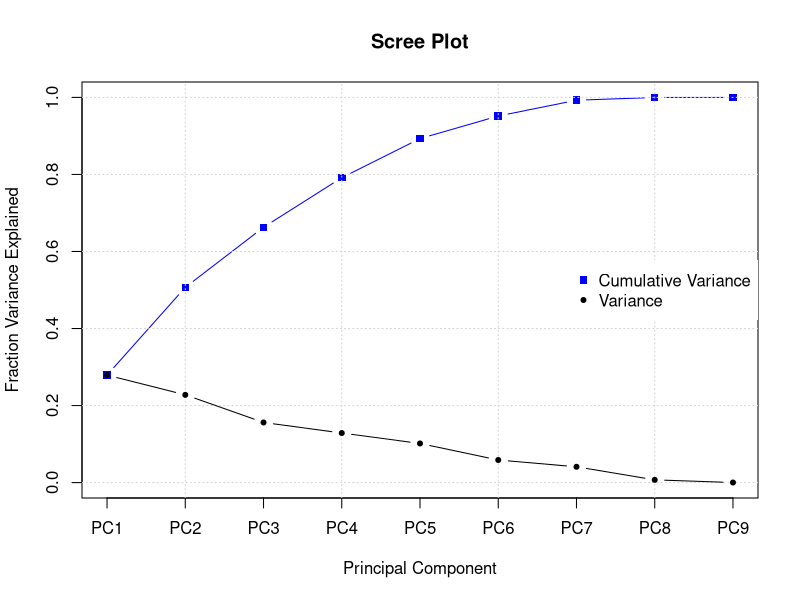
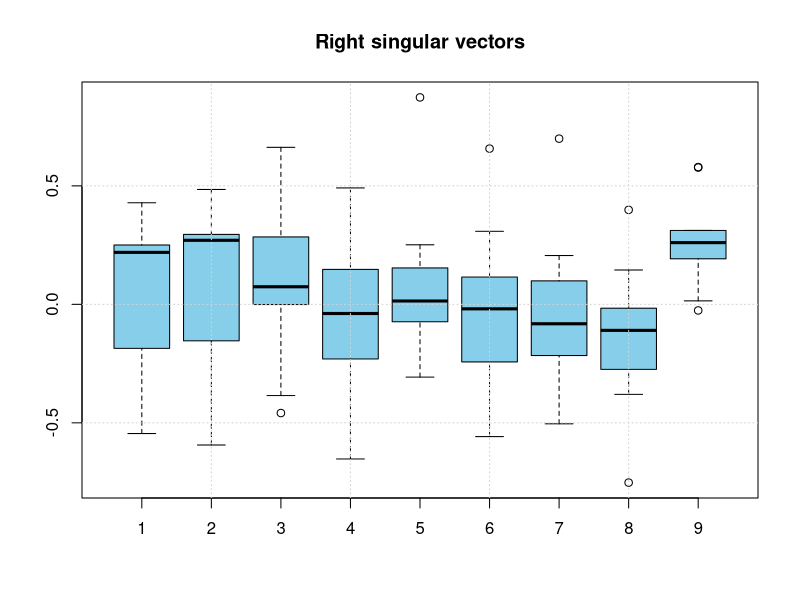
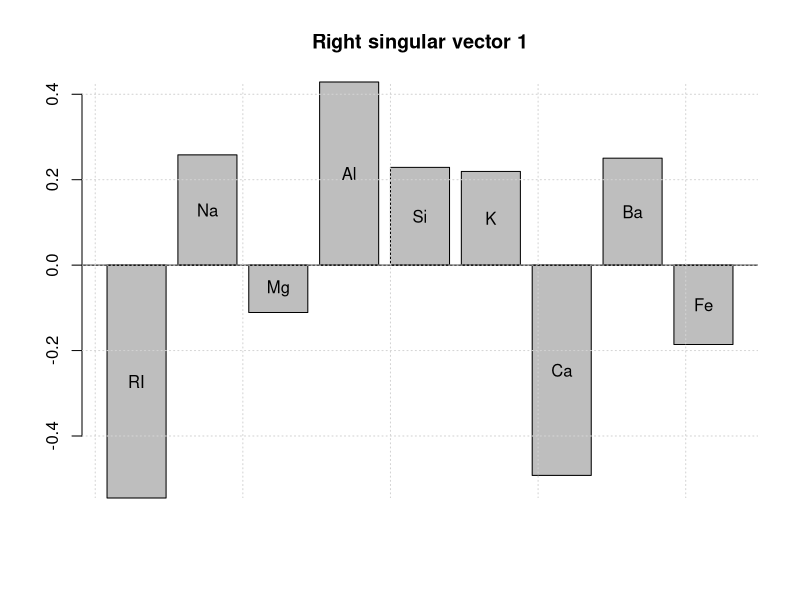
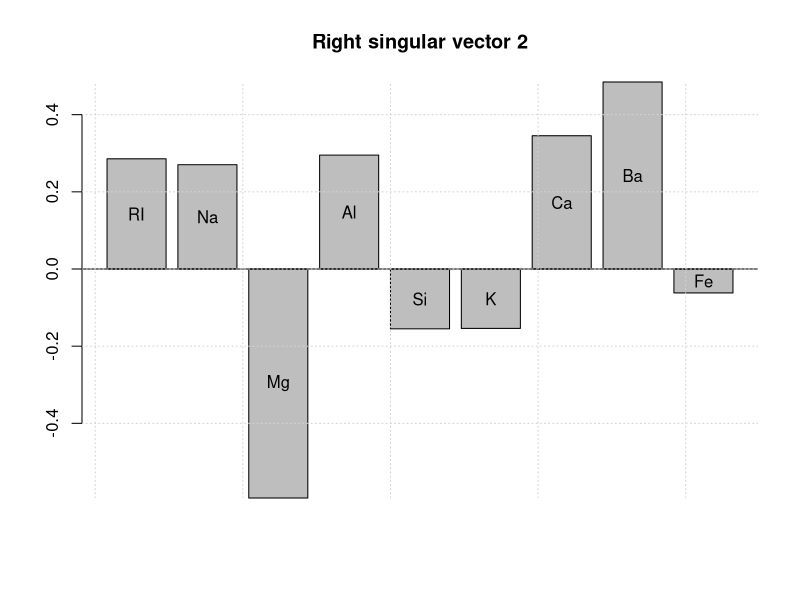
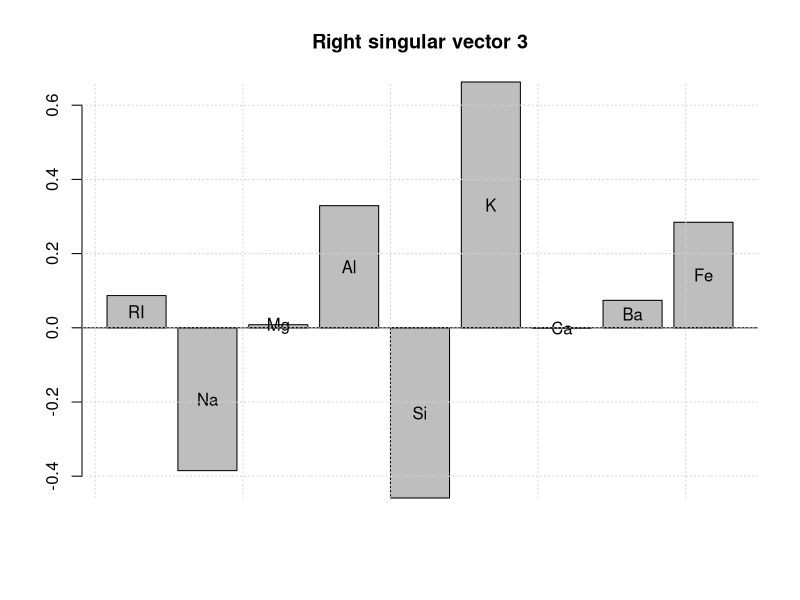
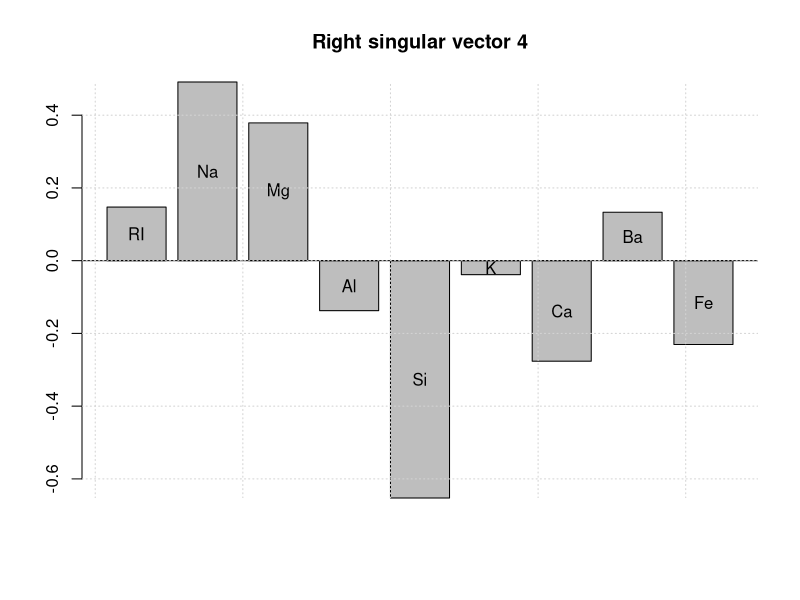

Source code (R) for these figures, in order:
## ---- chunk 1
knitr::opts_chunk$set(echo = TRUE)
## ---- chunk 2
time.1 <- Sys.time()
## ---- chunk 3
library(MASS)      # fgl data
library(dplyr)     # select
## ---- chunk 4
rawData <- fgl
rawData  <- rawData %>% select(-type) %>% as.matrix()

# Mean=0, StdDev=1
centeredScaledData <- scale(rawData, center=TRUE, scale=TRUE)
## ---- chunk 5
udv <- svd(centeredScaledData)   # centered, scaled data
str(udv)
## ---- chunk 6
plot(cumsum(udv$d^2 / sum(udv$d^2)), type="b", pch=15, ylim=c(0,1), col="blue",
     main="Scree Plot", xlab="Principal Component", ylab="Fraction Variance Explained",
     xaxt="n")
axis(1, 1:length(udv$d), paste0("PC", 1:length(udv$d)) )
grid()

lines(udv$d^2 / sum(udv$d^2), type="b", pch=20, ylim=c(0,1), col="black")
legend("right", c("Cumulative Variance", "Variance"), pch=c(15, 20), col=c("blue", "black"), box.lty=0)
## ---- chunk 7
udv$d^2 / sum(udv$d^2)  %>% round(4)
## ---- chunk 8
cumsum(udv$d^2 / sum(udv$d^2))  %>% round(4)
## ---- chunk 9
boxplot(udv$v, main="Right singular vectors", col="skyblue")
grid()
## ---- chunk 10
N <- nrow(udv$v)
x <- barplot(udv$v[,1], main="Right singular vector 1",
             width=rep(0.8,N), space=rep(0.2, N))
text(x, udv$v[,1]/2, colnames(rawData), adj=0.5)
abline(h=0)
grid()
## ---- chunk 11
x <- barplot(udv$v[,2], main="Right singular vector 2",
             width=rep(0.8,N), space=rep(0.2, N))
text(x, udv$v[,2]/2, colnames(rawData), adj=0.5)
abline(h=0)
grid()
## ---- chunk 12
x <- barplot(udv$v[,3], main="Right singular vector 3",
             width=rep(0.8,N), space=rep(0.2, N))
text(x, udv$v[,3]/2, colnames(rawData), adj=0.5)
abline(h=0)
grid()
## ---- chunk 13
x <- barplot(udv$v[,4], main="Right singular vector 4",
             width=rep(0.8,N), space=rep(0.2, N))
text(x, udv$v[,4]/2, colnames(rawData), adj=0.5)
abline(h=0)
grid()
## ---- chunk 14
    features <- 4
    Mapprox <- udv$u[,1:features] %*% diag(udv$d[1:features]) %*% t(udv$v[,1:features])
## ---- chunk 15
max(abs(centeredScaledData - Mapprox))
## ---- chunk 16
PCAscores <- udv$u %*% diag(udv$d)  # Principal components
dim(PCAscores)
## ---- chunk 17
PCAscores[, 1:3]  %>% head
## ---- chunk 18
time.2 <- Sys.time()
processingTime <- paste("Processing time:", sprintf("%.1f",
                        as.numeric(difftime(time.2, time.1, units="secs"))), "sec\n")
